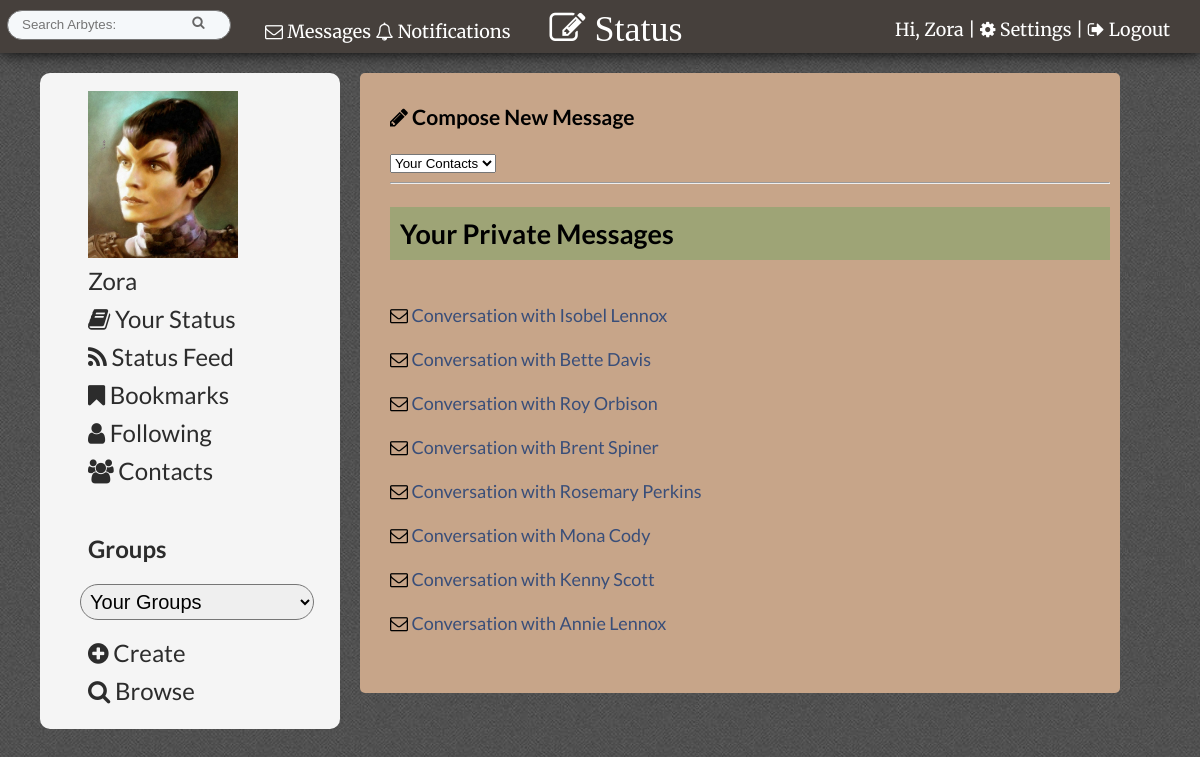
Screenshot of /messages.php (signed in) with the database file from the repository.
### tables this page shows
CREATE TABLE IF NOT EXISTS `profile_img` (
  `id` int(11) NOT NULL,
  `user_id` int(11) NOT NULL,
  `filepath` varchar(60) NOT NULL,
  `current` tinyint(1) NOT NULL
);

CREATE TABLE IF NOT EXISTS `members` (
  `id` int(11) NOT NULL,
  `first_name` varchar(30) NOT NULL,
  `last_name` varchar(30) NOT NULL,
  `username` varchar(20) NOT NULL,
  `password` varchar(60) NOT NULL,
  `email` varchar(60) NOT NULL,
  `profile` varchar(1000) NOT NULL,
  `theme` int(7) NOT NULL
);

### messages.php (the view, shortened to what this page needs)
<?php include("inc/header.php");
        $query  = "SELECT * FROM members ";
		$query .= "WHERE id={$_SESSION['user_id']}";
		$all_members = mysqli_query($connection, $query);
    if($all_members){
            ?>
     <div id="page">
       <h3><i class="fa fa-pencil"></i> Compose New Message</h3>
       <?php
 echo "<form action=\"go.php\" method=\"POST\">";
 echo "<select id=\"maillist\" name=\"maillist\" onchange=\"this.form.submit()\" >";
       echo "<option name=\"group\" value=\"\" >Your Contacts</option>";
    $query  = "SELECT * ";
    $query .= "FROM contacts ";
    $query .= "WHERE user_id={$_SESSION['user_id']} ";
    $all_members = mysqli_query($connection, $query);
        if(!empty($all_members)){
    foreach($all_members as $member){
            $query  = "SELECT * ";
            $query .= "FROM members ";
            $query .= "WHERE id={$member['contact_id']} ";
            $all_member_data = mysqli_query($connection, $query);
    }
    }else{
    echo "You have no contacts.";
    }
               echo "</select></form>";
               ?>
               <hr/>
       <h2 class="headings">Your Private Messages</h2>
      <br/>
<?php
        $thread_query  = "SELECT * FROM thread WHERE user1={$_SESSION['user_id']} OR user2={$_SESSION['user_id']} ";
        $thread_retrieved = mysqli_query($connection, $thread_query);
      if (!empty($thread_retrieved)) {
          foreach($thread_retrieved as $thread){
        $user_query  = "SELECT * FROM members WHERE id={$thread['user1']} OR id={$thread['user2']}";
        $users_retrieved = mysqli_query($connection, $user_query);
             foreach($users_retrieved as $user){
                 if($user['id']!=$_SESSION['user_id']){
        $thread_query  = "SELECT * FROM messages WHERE thread_id={$thread['id']} AND sent_by={$user['id']} AND opened ='0' ORDER BY id DESC LIMIT 1";
        $thread_retrieved = mysqli_query($connection, $thread_query);
        $thread_retrieved_array = mysqli_fetch_assoc($thread_retrieved);
      if (empty($thread_retrieved_array)) {
       echo "<i class=\"fa fa-envelope-o\"></i>";
      }elseif (!empty($thread_retrieved_array)){
      echo "<i class=\"fa fa-exclamation-circle\"></i>
";
      }
                 echo "<a href=\"read_message.php?thread_id=".$thread['id']."&with_id=".$user['id']."\">";
                     echo "  Conversation with ".$user['first_name']." ".$user['last_name']."<br/>";
                     echo "</a></br>";
                 }
                      }
          }
      }else{
      echo "<div class=\"post\">No messages.</div>";
      }
         ?>
</div>
<?php
        }else{
        echo "something went wrong.";
        }
        ?>
<?php include("inc/footer.php"); ?>

### inc/header.php (shortened to what this page needs)
<?php require_once("functions/session.php");
require_once("functions/db_connection.php");
confirm_logged_in(); ?>
<!DOCTYPE html>
 <html lang="en">
 <head>
       <link rel="stylesheet" href="css/tabs.css">
     <link rel="stylesheet" href="css/style.css">
     <link rel="stylesheet" href="css/popup.css">
         <link rel="stylesheet" href="//maxcdn.bootstrapcdn.com/font-awesome/4.3.0/css/font-awesome.min.css">
          <?php
		$query  = "SELECT * ";
		$query .= "FROM members ";
		$query .= "WHERE id={$_SESSION['user_id']} ";
		$theme_found = mysqli_query($connection, $query);
        $array= mysqli_fetch_assoc($theme_found);
        $theme= $array['theme'];
		$themequery  = "SELECT * ";
		$themequery .= "FROM themes ";
		$themequery .= "WHERE id={$theme} ";
		$themequery_found = mysqli_query($connection, $themequery);
        $theme_array= mysqli_fetch_assoc($themequery_found);
        $filepath=$theme_array['filepath'];
if($theme==0){ ?>
   <link rel='stylesheet' type='text/css' href='css/white.css' />
    <?php }else{ ?>
   <?php if(!empty($filepath)){ ?>
   <link rel='stylesheet' type='text/css' href='<?php echo $filepath; ?>' />
    <? }else{ ?>
   <link rel='stylesheet' type='text/css' href='css/white.css' />
 <?php } ?>
    <?php }
?>
    <link rel="stylesheet" href="css/slide-down.css">
 </head>
 <body>
    <header>
    <span class="min-clear">
<a href="messages.php?user_id=<?php echo $_SESSION['user_id']; ?>">
    <span class="notif"><i class="fa fa-envelope-o"></i>
 Messages</span>
        </a> </span>
        <a href="notifications.php"><span id="messages_notification"><?php echo $_SESSION['notify_num']; ?></span>
        <span class="notif"><i class="fa fa-bell-o"></i>
 Notifications</span></a>
        <a class="button" href="#popup2">  <i id="new" class="fa fa-pencil-square-o fa-2x"> Status</i></a>
         <p id="welcome">Hi, <a title="View your profile" class="tooltip" href="member_profile.php?user_id=<?php echo $_SESSION['user_id']; ?>"><?php echo $_SESSION['first_name']; ?></a> | <a href="settings.php"><i class="fa fa-cog"></i>
Settings</a> |  <a href="logout.php"><i class="fa fa-sign-out"></i>
 Logout</a></p>
        <form id="searchbar" action="search.php?go" method="post">
        <input type="text" name="query" value="" placeholder="Search Arbytes:" />
      <input type="submit" name="submit" value="&#xf002;" />
        </form>
    </header>
   <aside>
     	<ul>
     	  <?php
        $img_query  = "SELECT * ";
		$img_query .= "FROM profile_img ";
		$img_query .= "WHERE user_id={$_SESSION['user_id']} AND current=1";
		$all_imgs = mysqli_query($connection, $img_query);
        if($all_imgs){
        $img_array= mysqli_fetch_assoc($all_imgs);
  if(!empty($img_array)){
            ?>
       <a title="View your profile" class="tooltip" href="member_profile.php?user_id=<?php echo $_SESSION['user_id']; ?>"> <img id="avatar" src="<?php echo $img_array['filepath']; ?>" title="View Your Profilee"/></a><?php
  }else{
            ?>
       <a title="View your profile" class="tooltip" href="member_profile.php?user_id=<?php echo $_SESSION['user_id']; ?>"> <img src="img/default_avatar.png" title="View Your Profile"/></a><?php
  }
        }else{
            ?>
       <a title="View your profile" class="tooltip" href="member_profile.php?user_id=<?php echo $_SESSION['user_id']; ?>"> <img src="img/default_avatar.png" title="View Your Profile"/></a><?php
        }
      ?>
<li><a title="View your profile" class="tooltip" href="member_profile.php?user_id=<?php echo $_SESSION['user_id']; ?>"><?php echo $_SESSION['first_name']; ?></a></li>
<li><a href="status.php"><i class="fa fa-book"></i> Your Status</a></li>
<li><a href="status_feed.php"><i class="fa fa-rss"></i> Status Feed</a></li>
<li><a href="bookmarks.php"><i class="fa fa-bookmark"></i> Bookmarks</a></li>
<li><a href="following.php"><i class="fa fa-user"></i> Following</a></li>
<li><a href="contacts.php"><i class="fa fa-users"></i> Contacts</a></li>
        <br/>
<h3><a href="browse_groups.php"  title="Browse all groups" >Groups</a></h3>
      <?php
        $groups  = "SELECT * FROM members_groups ";
		$groups .= "WHERE member_id={$_SESSION['user_id']}";
		$groups_found = mysqli_query($connection, $groups);
        if($groups_found){
 echo "<form action=\"go.php\" method=\"POST\">";
 echo "<select id=\"groupslist\" name=\"groupslist\" onchange=\"this.form.submit()\" >";
       echo "<option name=\"group\" value=\"\" >Your Groups</option>";
               echo "</select></form>";
        }
            ?>
  <li><a href="new_group.php"><i class="fa fa-plus-circle"></i>
 Create</a></li>
  <li><a href="browse_groups.php"><i class="fa fa-search"></i>
 Browse</a></li>
       </ul>
     </aside>

### css/style.css (style rules this page uses)
body { background: #BABABA; padding: 0; margin: 0; font-size: 18px; font-family: 'Lato', sans-serif; }
#groupslist { width: 90%; padding: 5px; border-radius: 20px; font-size: 20px; margin-bottom: 15px; }
h2 { clear: both; }
header #new { position: absolute; margin-left: 30px; }
header, footer { font-family: 'Merriweather', serif; }
img { max-width: 600px; }
aside { display: block; }
.notif { position: relative; left: -9px; top:10px; z-index: 2; }
header a { text-decoration: none; }
#avatar { width: 150px; }
header { color: white; padding: 10px 30px 20px 50px; margin-bottom: 20px; box-shadow: 0 0 15px black; }
#welcome { float: right; position: relative; top: -10px; }
#searchbar { -moz-box-sizing: border-box; box-sizing: border-box; width: 20%; padding: 5px 12px 6px 12px; font-size: 17px; line-height: 1.5; color: #292f33; background-color: #f5f8fa; border: 1px solid #777; border-radius: 21px; transition: all .2s ease-in-out; float: left; position: relative; left: -43px; }
#searchbar input { border:none; background-color: #f5f8fa; width: 80%; float: left; }
input[type="submit"] { padding: 10px; background: #666; color: white; }
#searchbar input[type="submit"], #groupsearch input[type="submit"] { padding: 0; font-family: FontAwesome; width: 32px; float: left; content: "&#xf002;"; color: #666; }
#page { border-radius: 5px; padding: 10px; padding-left: 30px; margin-bottom: 20px; max-width: 1100px; margin: 0 auto; width: 60%; float: left; min-height: 600px; height: auto; max-width: 1100px; font-size: 18px; }
a { text-decoration: none; }
aside { margin: 0 10px 0 10px; width: 15%; padding: 10px; float: left; margin-right: 20px; margin-left: 40px; border-radius: 10px; }
aside ul li { line-height: 2em; list-style: none }
aside a { color: black; font-size: 24px; padding: 8px; text-decoration: none; text-align: left; }
aside ul { width: auto; }
.tooltip { display: inline; position: relative; }
.headings { padding: 10px; }
@media (max-width: 1400px) { aside { width: 25%; padding: 0; } }

### themes/87/coffee.css (style rules this page uses)
body { background-image: url(../../img/tweed.JPG); }
a { color: #394E79; }
header a { color: white; }
header { background: #46403C; color: white; }
#page { background: #C7A589; }
aside, nav { background: whitesmoke; }
aside a { color: #2C2C2C; }
.headings { background: #9EA476; padding: 10px; }

### rows the page displays
profile_img: filepath (picture)
members: first_name "Isobel", last_name "Lennox"
members: first_name "Bette", last_name "Davis"
members: first_name "Roy", last_name "Orbison"
members: first_name "Brent", last_name "Spiner"
members: first_name "Rosemary", last_name "Perkins"
members: first_name "Mona", last_name "Cody"
members: first_name "Kenny", last_name "Scott"
members: first_name "Annie", last_name "Lennox"

### other values shown
$_SESSION['first_name'] "Zora"
